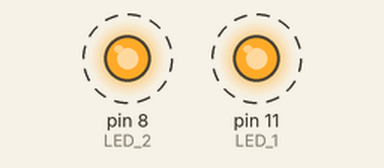
Simulated run of this sketch. Board: Arduino Uno, built with avr-gcc and run on an emulated ATmega328P. On the bench: output pins drawn as LEDs (lit = HIGH). Dashed ring = blinking.

Above: at 0.5 s.
Timing chart, 0 to 4.6 s (numbered marks = the images above):
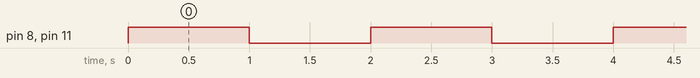

Measured:
- by itself, pin 8 (LED_2), pin 11 (LED_1): alternates HIGH for 1.0 s and LOW for 1.0 s

The sketch:

LED_Blinking.ino
```cpp
// LED Blinking Code
// This code alternates the blinking of two LEDs connected to pins 11 and 8

void setup() {
    pinMode(11, OUTPUT); // LED 1
    pinMode(8, OUTPUT);  // LED 2
}

void loop() {
    // Turn both LEDs ON
    digitalWrite(11, HIGH);
    digitalWrite(8, HIGH);
    delay(1000); // Wait for 1 second

    // Turn both LEDs OFF
    digitalWrite(11, LOW);
    digitalWrite(8, LOW);
    delay(1000); // Wait for 1 second
}
```
